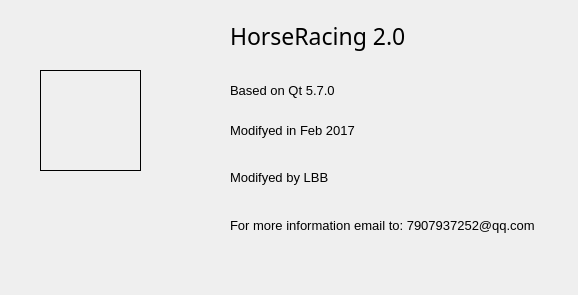
<?xml version="1.0" encoding="UTF-8"?>
<ui version="4.0">
 <class>AboutDialog</class>
 <widget class="QDialog" name="AboutDialog">
  <property name="geometry">
   <rect>
    <x>0</x>
    <y>0</y>
    <width>578</width>
    <height>295</height>
   </rect>
  </property>
  <property name="font">
   <font>
    <pointsize>10</pointsize>
   </font>
  </property>
  <property name="windowTitle">
   <string>Dialog</string>
  </property>
  <property name="styleSheet">
   <string notr="true"/>
  </property>
  <widget class="QLabel" name="label_logo">
   <property name="geometry">
    <rect>
     <x>40</x>
     <y>70</y>
     <width>101</width>
     <height>101</height>
    </rect>
   </property>
   <property name="frameShape">
    <enum>QFrame::Box</enum>
   </property>
   <property name="text">
    <string/>
   </property>
  </widget>
  <widget class="QLabel" name="label">
   <property name="geometry">
    <rect>
     <x>230</x>
     <y>10</y>
     <width>201</width>
     <height>51</height>
    </rect>
   </property>
   <property name="font">
    <font>
     <family>宋体</family>
     <pointsize>17</pointsize>
    </font>
   </property>
   <property name="text">
    <string>HorseRacing 2.0</string>
   </property>
  </widget>
  <widget class="QLabel" name="label_2">
   <property name="geometry">
    <rect>
     <x>230</x>
     <y>70</y>
     <width>121</width>
     <height>41</height>
    </rect>
   </property>
   <property name="font">
    <font>
     <pointsize>10</pointsize>
    </font>
   </property>
   <property name="text">
    <string>Based on Qt 5.7.0</string>
   </property>
  </widget>
  <widget class="QLabel" name="label_3">
   <property name="geometry">
    <rect>
     <x>230</x>
     <y>110</y>
     <width>241</width>
     <height>41</height>
    </rect>
   </property>
   <property name="text">
    <string>Modifyed in Feb 2017</string>
   </property>
  </widget>
  <widget class="QLabel" name="label_4">
   <property name="geometry">
    <rect>
     <x>230</x>
     <y>170</y>
     <width>201</width>
     <height>21</height>
    </rect>
   </property>
   <property name="text">
    <string>Modifyed by LBB</string>
   </property>
   <property name="alignment">
    <set>Qt::AlignLeading|Qt::AlignLeft|Qt::AlignTop</set>
   </property>
  </widget>
  <widget class="QLabel" name="label_5">
   <property name="geometry">
    <rect>
     <x>230</x>
     <y>210</y>
     <width>341</width>
     <height>31</height>
    </rect>
   </property>
   <property name="text">
    <string>For more information email to: 7907937252@qq.com</string>
   </property>
  </widget>
 </widget>
 <resources/>
 <connections/>
</ui>
